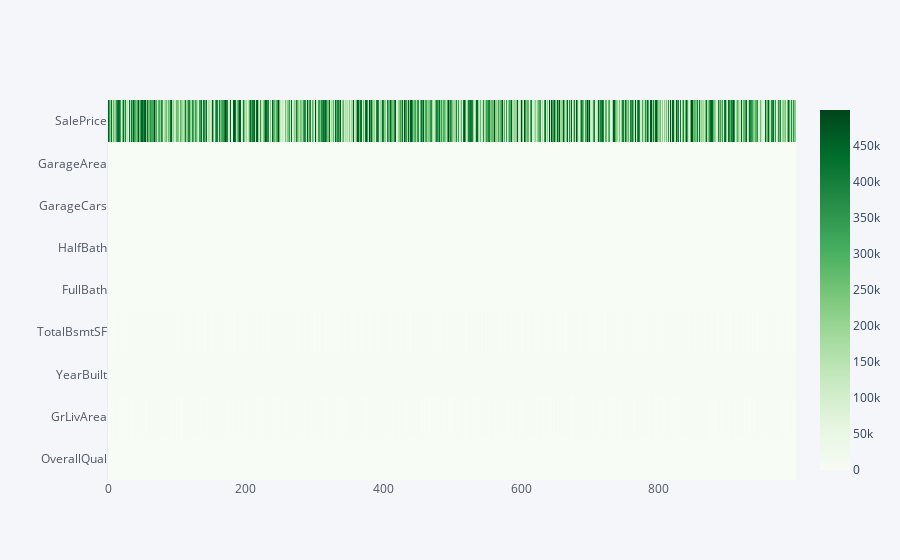

Notebook code for this chart:
### Code cell
df.iplot(kind='heatmap',colorscale='Greens')

### Figure 1 — Plotly figure (JSON) as saved in the notebook; plotly's stock layout.template omitted (floating-point values rounded to 4 significant figures; data arrays with more than 128 entries replaced by an {"elided": "..."} marker saying what was removed)
{"data": [{"colorscale": [[0, "rgb(247,252,245)"], [0.125, "rgb(229,245,224)"], [0.25, "rgb(199,233,192)"], [0.375, "rgb(161,217,155)"], [0.5, "rgb(116,196,118)"], [0.625, "rgb(65,171,93)"], [0.75, "rgb(35,139,69)"], [0.875, "rgb(0,109,44)"], [1, "rgb(0,68,27)"]], "type": "heatmap", "x": {"elided": "1000 int values"}, "y": ["OverallQual", "GrLivArea", "YearBuilt", "TotalBsmtSF", "FullBath", "HalfBath", "GarageCars", "GarageArea", "SalePrice"], "z": {"elided": "9x1000 int values"}, "zmax": 499208, "zmin": 0}], "layout": {"legend": {"bgcolor": "#F5F6F9", "font": {"color": "#4D5663"}}, "paper_bgcolor": "#F5F6F9", "plot_bgcolor": "#F5F6F9", "title": {"font": {"color": "#4D5663"}}, "xaxis": {"gridcolor": "#E1E5ED", "showgrid": true, "tickfont": {"color": "#4D5663"}, "title": {"font": {"color": "#4D5663"}, "text": ""}, "zerolinecolor": "#E1E5ED"}, "yaxis": {"gridcolor": "#E1E5ED", "showgrid": true, "tickfont": {"color": "#4D5663"}, "title": {"font": {"color": "#4D5663"}, "text": ""}, "zerolinecolor": "#E1E5ED"}}}
